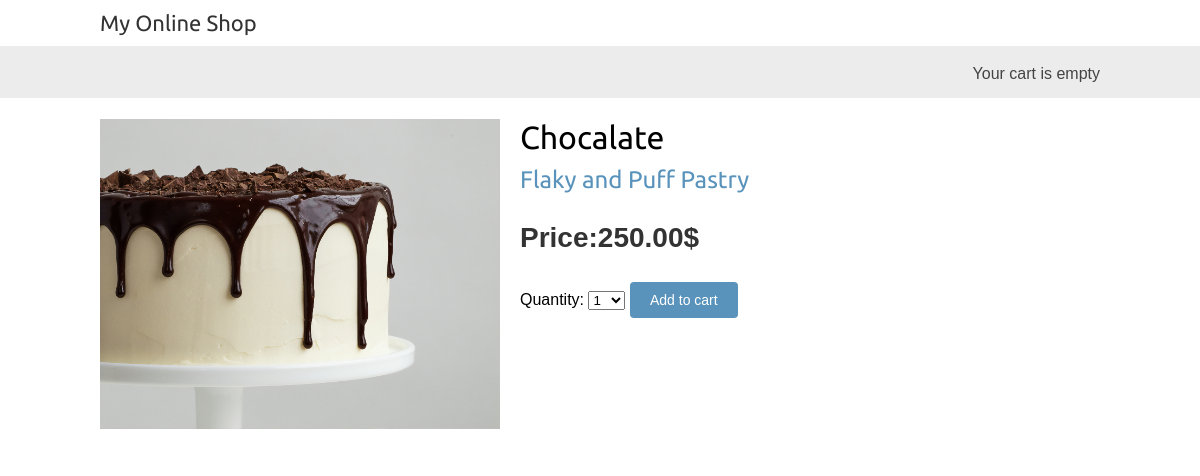
The page /3/Chocalate/ on the database its author committed.
### onlineshop/models.py (models this page shows, shortened)
class Product(models.Model):
    category = models.ForeignKey(Category, related_name="products", on_delete=models.SET_NULL, null=True)
    name = models.CharField(max_length=200, db_index=True)
    slug = models.SlugField(max_length=200, unique=True)
    image = models.ImageField(upload_to="products/%Y/%M/%d", blank=True)
    description = models.TextField(blank=True)
    price = models.DecimalField(max_digits=10, decimal_places=2)
    available = models.BooleanField(default=True)
    created_at = models.DateTimeField(auto_now_add=True)
    updated_at = models.DateTimeField(auto_now=True)
    class Meta:
        ordering = ['-name']
        index_together = (('id', 'slug'),)

class Category(models.Model):
    name = models.CharField(max_length=200, db_index=True)
    slug = models.SlugField(max_length=200, unique=True)
    def __str__(self):
        return self.name
    def get_absolute_url(self):
        return reverse("onlineshop:product_list_by_category", args=[self.slug])
    class Meta:
        ordering = ['-name']
        verbose_name = 'Category'
        verbose_name_plural = 'Categories'

### onlineshop/views.py (the view)
# urls.py: path('<int:id>/<slug:slug>/', product_detail, name='product_detail'),
def product_detail(request, id, slug):
    product = get_object_or_404(Product, id=id, slug=slug, available=True)
    cart_product_form = CartAddProductForm()
    return render(request, 'onlineshop/product/detail.html', {'product':product, 'cart_product_form': cart_product_form})

### cart/forms.py
class CartAddProductForm(forms.Form):
    quantity = forms.TypedChoiceField(choices=PRODUCT_QUANTITY_CHOICES, coerce=int)
    override = forms.BooleanField(required=False, initial=False, widget=forms.HiddenInput)

### cart/cart.py (called while the page is built)
    def __len__(self):
        return sum( item['quantity'] for item in self.cart.values())

### cart/context_processors.py (called while the page is built)
def cart(request):
    return {'cart': Cart(request)}

### onlineshop/templates/onlineshop/product/detail.html (shortened to what this page needs)
{% extends 'onlineshop/base.html' %}
{% load static %}
{% block content%}
    <div class="product-detail">
        <img src="{% if product.image %}{{ product.image.url }}{% else %}{% static 'img/default_pr.jpg' %}{% endif %}">
        <h1>{{ product.name }}</h1>
        <h2><a href="{{ product.category.get_absolute_url }}">{{ product.category }}</a></h2>
        <p class="price">Price:{{ product.price }}$</p>
        <form action="{% url 'cart:cart_add' product.id %}" method="POST">
            {{ cart_product_form }}
            <input type="submit" value="Add to cart">
        </form>
    </div>
{% endblock %}

### static/css/base.css (style rules this page uses)
body { margin:0; padding:0; font-family:helvetica, sans-serif; }
h1, h2, h3, h4, h5 , h6 { font-family: 'Ubuntu', sans-serif; font-weight:normal; }
a { text-decoration:none; color:#5993bb; }
a.button, input[type="submit"] { color:#fff; background:#5993bb; border-radius:4px; padding:10px 20px; font-size:14px; border:0; }
.product-detail { text-align:justify; }
.product-detail .price { color:#333; font-size:28px; font-weight:bold; }
.product-detail img { width:40%; float:left; padding:0 20px 20px 0; }
.product-detail h1 { margin-bottom:0; }
.product-detail h2 { margin-top:10px; }

### rows shown on the page
Product: image (picture), name "Chocalate", category "Flaky and Puff Pastry", price "250.00"
